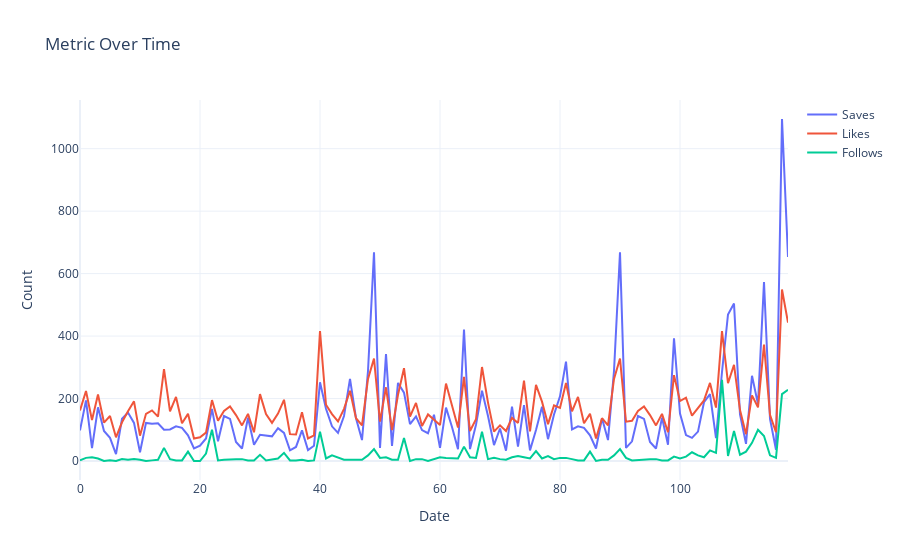

Notebook code cell kept with this figure:
### Markdown cell above
let’s have a look at all the metrics like Likes, Saves, and Follows from each post over time:

### Code cell
fig=go.Figure()

fig.add_trace(go.Scatter(x=data.index,y=data["Saves"],name="Saves"))
fig.add_trace(go.Scatter(x=data.index,y=data["Likes"],name="Likes"))
fig.add_trace(go.Scatter(x=data.index,y=data["Follows"],name="Follows"))

fig.update_layout(title="Metric Over Time",xaxis_title="Date",yaxis_title="Count")

fig.show()
